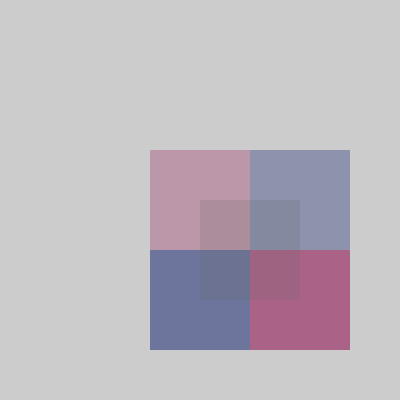
Frame 1 (no input)
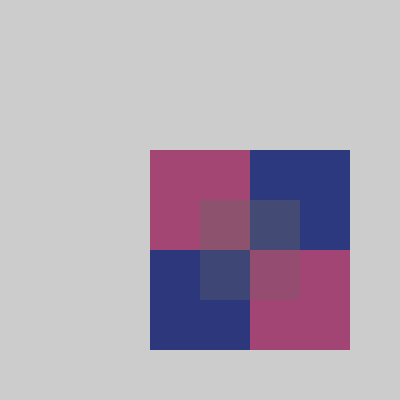
Frame 60 (the mouse pressed at the canvas centre just before this capture)
Frame 120 (the mouse held since frame 60 and released just before this capture): identical to frame 60, image omitted

The Processing sketch that drew these frames (run headless with seeded random() and noise(); from frame 60 on, the mouse is pressed at the canvas centre):

// Processing sketch: Jan242018_GraphicsVis
// ── Jan242018_GraphicsVis.pde
void setup(){
  size(400,400);
}

void draw(){
  color a = color(162,69,116,100);
  color b = color(162,69,116,200);
  color c = color(44,56,124,150);
  color d = color(44,56,124,100);
  fill(a);
  noStroke();
  rectMode(CENTER);
  rect(200, 200, 100, 100);
  fill(b);
  rect(300,300,100,100);
  fill(c);
  rect(200,300,100,100);
  fill(d);
  rect(300,200,100,100);
  fill(100,100,100,50);
  rect(250,250,100,100);
  
}
